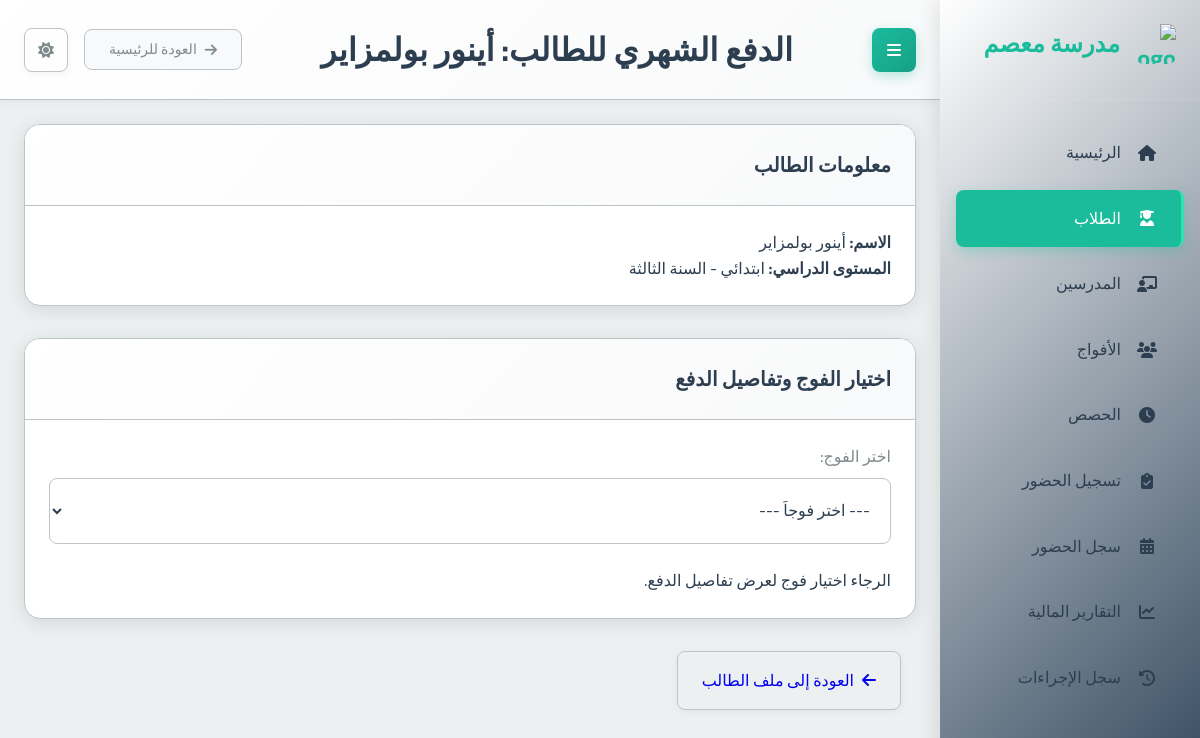
/students/23/monthly_payment/, run on the app's committed database.
### school_app/models.py (models this page shows, shortened)
class Student(models.Model):
    full_name = models.CharField(max_length=201, verbose_name="الاسم الكامل")
    phone_number = models.CharField(max_length=20, null=True, blank=True, verbose_name="رقم هاتف الطالب")
    guardian_phone = models.CharField(max_length=20, null=True, blank=True, verbose_name="رقم هاتف الولي")
    birth_day = models.IntegerField(verbose_name="يوم الميلاد")
    birth_month = models.IntegerField(verbose_name="شهر الميلاد")
    birth_year = models.IntegerField(verbose_name="سنة الميلاد")
    academic_level = models.ForeignKey(AcademicLevel, on_delete=models.PROTECT, verbose_name="المستوى الدراسي")
    registration_fee_paid = models.BooleanField(default=False, verbose_name="رسوم التسجيل مدفوعة")
    card_number = models.CharField(max_length=20, unique=True, blank=True, null=True, verbose_name="رقم البطاقة")
    prepaid_balance = models.DecimalField(max_digits=10, decimal_places=2, default=Decimal('0.00'), verbose_name="رصيد مدفوع مقدماً")
    created_at = models.DateTimeField(auto_now_add=True, verbose_name="تاريخ الإنشاء")
    class Meta:
        verbose_name = "طالب"
        verbose_name_plural = "الطلاب"

class AcademicLevel(models.Model):
    name = models.CharField(max_length=100, verbose_name="الاسم")
    category = models.CharField(max_length=50, choices=[
        ('PRIMARY', 'ابتدائي'),
        ('MIDDLE', 'متوسط'),
        ('HIGH', 'ثانوي')
    ], verbose_name="الفئة")
    class Meta:
        verbose_name = "المستوى الدراسي"
        verbose_name_plural = "المستويات الدراسية"

### school_app/views.py (the view, shortened to what this page needs)
# urls.py: path('students/<int:student_id>/monthly_payment/', views.student_monthly_payment_view, name='student_monthly_payment'),
def student_monthly_payment_view(request, student_id):
    student = get_object_or_404(Student, id=student_id)
    enrolled_groups = student.group_set.all().select_related('subject', 'teacher')
    selected_group_id = request.GET.get('group_id')
    group_details = None
    sessions_display = []
    gross_amount_due = Decimal('0.00')
    net_amount_due = Decimal('0.00')
    price_per_session = Decimal('0.00')
    attended_but_not_paid_sessions_count = 0
    prepaid_sessions_count = 0
    student_prepaid_balance = student.prepaid_balance # Explicitly for context
    page_title = f"الدفع الشهري للطالب: {student.full_name}"
    receipt_url_from_session = request.session.pop('last_payment_receipt_url', None)
    context = {
        'student': student,
        'enrolled_groups': enrolled_groups,
        'selected_group': group_details,
        'sessions_display': sessions_display,
        'gross_amount_due': gross_amount_due,
        'net_amount_due': net_amount_due,
        'price_per_session': price_per_session,
        'student_prepaid_balance': student_prepaid_balance,
        'attended_but_not_paid_sessions_count': attended_but_not_paid_sessions_count,
        'prepaid_sessions_count': prepaid_sessions_count,
        'page_title': page_title,
        'receipt_url': receipt_url_from_session,
    }
    return render(request, 'school_app/student_monthly_payment.html', context)

### templates/school_app/student_monthly_payment.html (shortened to what this page needs)
{% extends 'base.html' %}
{% block page_title %}{{ page_title }}{% endblock %}
{% block content %}
<div class="container-fluid">
    <div class="card mb-4">
        <div class="card-header">
            <h3 class="card-title">معلومات الطالب</h3>
        </div>
        <div class="card-body">
            <p><strong>الاسم:</strong> {{ student.full_name }}</p>
            <p><strong>المستوى الدراسي:</strong> {{ student.academic_level.get_category_display }} - {{ student.academic_level.name }}</p>
        </div>
    </div>
    <div class="card mb-4">
        <div class="card-header">
            <h3 class="card-title">اختيار الفوج وتفاصيل الدفع</h3>
        </div>
        <div class="card-body">
            <form method="GET" action="{% url 'student_monthly_payment' student.id %}" class="mb-3">
                <div class="form-row align-items-end">
                    <div class="col-md-8">
                        <label for="group_id_select">اختر الفوج:</label>
                        <select name="group_id" id="group_id_select" class="form-control" onchange="this.form.submit()">
                            <option value="">--- اختر فوجاً ---</option>
                        </select>
                    </div>
                </div>
            </form>
            {% if selected_group %}
                <hr>
                <h4>تفاصيل الفوج: {{ selected_group.name }}</h4>
                <p><strong>المادة:</strong> {{ selected_group.subject.name }}</p>
                <p><strong>المدرس:</strong> {{ selected_group.teacher.full_name }}</p>
                <p><strong>سعر الـ 4 حصص:</strong> {{ selected_group.price_per_4_sessions|floatformat:2 }} دج (يعني {{ price_per_session|floatformat:2 }} دج للحصة الواحدة)</p>
                <div class="my-3 p-3 bg-light border rounded">
                    <h5>الرصيد المسبق للطالب:</h5>
                    <p><strong>الرصيد الحالي (دج):</strong> <span class="badge badge-info" style="font-size: 1rem;">{{ student_prepaid_balance|floatformat:2 }} دج</span></p>
                    {% if price_per_session > 0 %}
                    <p><strong>يعادل تقريباً (حصص مسبقة الدفع):</strong> <span class="badge badge-primary" style="font-size: 1rem;">{{ prepaid_sessions_count }}</span> حصص لهذا الفوج</p>
                    {% endif %}
                </div>
                <h5 class="mt-4">حصص الطالب المعنية بالدفع أو التبرير (الأقدم أولاً إذا كانت القائمة طويلة):</h5>
                {% if sessions_display %}
                <div class="table-responsive mb-3">
                    <table class="table table-sm table-bordered">
                        <thead class="thead-light">
                            <tr>
                                <th>التاريخ والوقت</th>
                                <th>حالة الحضور</th>
                                <th>حالة الدفع</th>
                                <th>إجراءات</th>
                            </tr>
                        </thead>
                        <tbody>
                            {% for s_info in sessions_display %}
                            <tr>
                                <td>{{ s_info.date|date:"Y-m-d" }} {{ s_info.time|time:"H:i" }}</td>
                                <td>
                                    {% if s_info.status == "حاضر" %} <span class="badge badge-success">حاضر</span>
                                    {% elif s_info.status == "غائب" %} <span class="badge badge-danger">غائب</span>
                                    {% elif s_info.status == "غياب معذور" %} <span class="badge badge-warning">غياب معذور</span>
                                    {% else %} <span class="badge badge-secondary">{{ s_info.status }}</span>
                                    {% endif %}
                                </td>
                                <td>
                                    {% if s_info.is_paid %} <span class="badge badge-success">مدفوعة</span>
                                    {% else %} <span class="badge badge-danger">غير مدفوعة</span>
                                    {% endif %}
                                </td>
                                <td>
                                    {% if s_info.can_be_excused %}
                                    <form method="POST" action="{% url 'student_monthly_payment' student.id %}" class="d-inline">
                                        {% csrf_token %}
                                        <input type="hidden" name="action" value="mark_excused">
                                        <input type="hidden" name="group_id" value="{{ selected_group.id }}">
                                        <input type="hidden" name="session_id" value="{{ s_info.session_id }}">
                                        <button type="submit" class="btn btn-warning btn-sm" title="تسجيل كغياب معذور">عذر</button>
                                    </form>
                                    {% elif s_info.is_excused %}
                                    <span class="text-muted">-</span>
                                    {% endif %}
                                </td>
                            </tr>
                            {% endfor %}
                        </tbody>
                    </table>
                </div>
                {% else %}
                    <p class="text-muted">لا توجد حصص بحاجة للدفع أو التبرير لهذا الفوج حالياً بناءً على تاريخ التحاق الطالب.</p>
                {% endif %}
                <h5 class="mt-3">إجمالي المبلغ المطلوب (قبل خصم الرصيد المسبق): <span class="text-secondary font-weight-bold">{{ gross_amount_due|floatformat:2 }} دج</span></h5>
                {% if student_prepaid_balance > 0 and gross_amount_due > 0 %}
                    <p class="text-info">سيتم استخدام رصيدك المدفوع مقدماً ({{ student_prepaid_balance|floatformat:2 }} دج) لتغطية جزء من هذا المبلغ.</p>
                {% endif %}
                <h5 class="mt-1">المبلغ الصافي المستحق حالياً للدفع: <span class="text-danger font-weight-bold">{{ net_amount_due|floatformat:2 }} دج</span></h5>
                <p class="text-muted small">(المبلغ المطلوب يحسب بناءً على جميع الحصص الغير مدفوعة والتي لم يتم تسجيلها كغياب معذور للطالب في هذا الفوج منذ تاريخ التحاقه الفعلي، مع مراعاة الرصيد المدفوع مقدماً.)</p>
                <div class="card mt-4">
                    <div class="card-header bg-success text-white">
                        <h5 class="mb-0">تسديد الدفعات</h5>
                    </div>
                    <div class="card-body">
                        <form method="POST" action="{% url 'student_monthly_payment' student.id %}" class="mt-2">
                            {% csrf_token %}
                            <input type="hidden" name="action" value="process_payment">
                            <input type="hidden" name="group_id" value="{{ selected_group.id }}">
                            <div class="form-group">
                                <label for="amount_paid">المبلغ المدفوع نقداً/بالبطاقة الآن:</label>
                                <input type="number" name="amount_paid" id="amount_paid" class="form-control" step="0.01" min="0" placeholder="أدخل المبلغ المدفوع (إن وجد)" {% if net_amount_due == 0 %}value="0"{% endif %} required>
                                {% if net_amount_due == 0 and student.prepaid_balance >= gross_amount_due and gross_amount_due > 0 %}
                                    <small class="form-text text-success">الرصيد المدفوع مقدماً يغطي كامل المبلغ المطلوب لهذه المجموعة. يمكنك ترك المبلغ المدفوع 0 إذا كنت لا ترغب في إضافة المزيد إلى الرصيد المسبق.</small>
                                {% elif net_amount_due == 0 and gross_amount_due == 0 %}
                                    <small class="form-text text-info">لا توجد مبالغ مستحقة حالياً لهذا الفوج.</small>
                                {% endif %}
                            </div>
                            <button type="submit" class="btn btn-success">
                                <i class="fas fa-dollar-sign"></i> دفع وتحديث الرصيد
                            </button>
                        </form>
                    </div>
                </div>
                <div class="card mt-4">
                    <div class="card-header bg-warning">
                        <h5 class="mb-0">تخفيض الرصيد المسبق يدوياً</h5>
                    </div>
                    <div class="card-body">
                        <p class="small text-muted">استخدم هذا الخيار إذا أردت خصم عدد معين من الحصص من الرصيد المسبق للطالب لهذا الفوج (مثلاً، إذا تم الاتفاق على استخدام الرصيد المسبق لحصص لم تسجل إلكترونياً).</p>
                        <form method="POST" action="{% url 'student_monthly_payment' student.id %}">
                            {% csrf_token %}
                            <input type="hidden" name="action" value="reduce_prepaid_balance">
                            <input type="hidden" name="group_id" value="{{ selected_group.id }}">
                            <div class="form-group">
                                <label for="sessions_to_reduce_count">عدد الحصص لتخفيضها من الرصيد المسبق:</label>
                                <input type="number" name="sessions_to_reduce_count" id="sessions_to_reduce_count" class="form-control" min="1" required>
                            </div>
                             <p class="small">سيتم خصم مبلغ يعادل قيمة هذه الحصص من الرصيد المسبق للطالب لهذا الفوج.</p>
                            <button type="submit" class="btn btn-warning">
                                <i class="fas fa-minus-circle"></i> تخفيض الرصيد
                            </button>
                        </form>
                    </div>
                </div>
            {% else %}
                {% if request.GET.group_id %}
                    <p class="text-danger">الفوج المحدد غير موجود أو الطالب غير مسجل فيه.</p>
                {% else %}
                    <p class="text-info">الرجاء اختيار فوج لعرض تفاصيل الدفع.</p>
                {% endif %}
            {% endif %}
        </div>
    </div>
    <div class="mt-3">
      <a href="{% url 'student_detail' student.id %}" class="btn btn-secondary">
        <i class="fas fa-arrow-left"></i> العودة إلى ملف الطالب
      </a>
    </div>
</div>
{% endblock %}

### static/css/main.css (style rules this page uses)
:root { --primary-color: #2c3e50; --primary-light: #34495e; --primary-darker: #1a252f; --accent-color: #1abc9c; --accent-light: #2fe2b3; --accent-dark: #16a085; --text-color: #2c3e50; --text-secondary: #7f8c8d; --text-on-primary: #ffffff; --text-on-accent: #ffffff; --text-nav: #2c3e50; --background-color: #ecf0f1; --card-background: #ffffff; --input-background: #ffffff; --border-color: #bdc3c7; --input-border-color: #bdc3c7; --success-color: #2ecc71; --warning-color: #f39c12; --error-color: #e74c3c; --info-color: #1E90FF; --table-header-background: #e9ecef; --table-row-hover-background: #f8f9fa; --box-shadow-color: rgba(0, 0, 0, 0.1); --box-shadow-color-hover: rgba(0, 0, 0, 0.15); --box-shadow-soft-color: rgba(0, 0, 0, 0.05); --subtle-background: #f8f9fa; --spacing-xs: 8px; --spacing-sm: 16px; --spacing-md: 24px; --spacing-lg: 32px; --spacing-xl: 48px; --font-family: 'Cairo', sans-serif; --font-size-xs: 12px; --font-size-sm: 14px; --font-size-md: 16px; --font-size-lg: 20px; --font-size-xl: 24px; --font-size-xxl: 32px; --border-radius-sm: 4px; --border-radius-md: 8px; --border-radius-lg: 16px; --transition-fast: 0.2s ease; --transition-normal: 0.3s ease; --transition-slow: 0.5s ease; --sidebar-width: 260px; }
* { margin: 0; padding: 0; box-sizing: border-box; direction: rtl; }
html { direction: rtl; font-size: 16px; }
body { font-family: var(--font-family); background-color: var(--background-color); color: var(--text-color); line-height: 1.6; transition: background-color var(--transition-normal), color var(--transition-normal); overflow-x: hidden; }
.btn-secondary { border: 1px solid var(--input-border-color) !important; margin: 0 15px; }
.card { background-color: var(--card-background); border-radius: var(--border-radius-lg); box-shadow: 0 4px 20px var(--box-shadow-color); margin-bottom: var(--spacing-md); overflow: hidden; transition: all var(--transition-normal); border: 1px solid var(--border-color); }
.card-header { padding: var(--spacing-md); border-bottom: 1px solid var(--border-color); background: linear-gradient(135deg, var(--card-background) 0%, var(--subtle-background) 100%); }
.card-title { font-size: var(--font-size-lg); font-weight: 600; margin: 0; color: var(--text-color); }
.card-body { padding: var(--spacing-md); color: var(--text-color); }
.btn { font-family: var(--font-family); padding: var(--spacing-sm) var(--spacing-md); border: none; border-radius: var(--border-radius-md); cursor: pointer; font-size: var(--font-size-md); font-weight: 500; text-decoration: none; display: inline-flex; align-items: center; gap: var(--spacing-xs); transition: all var(--transition-fast); box-shadow: 0 2px 8px var(--box-shadow-soft-color); }
label { display: block; margin-bottom: var(--spacing-xs); font-weight: 500; color: var(--text-secondary); }
input, select, textarea { font-family: var(--font-family); width: 100%; padding: var(--spacing-sm); border: 1px solid var(--input-border-color); border-radius: var(--border-radius-md); background-color: var(--input-background); color: var(--text-color); font-size: var(--font-size-md); transition: all var(--transition-fast); }
.mb-3 { margin-bottom: var(--spacing-md); }
.mb-4 { margin-bottom: var(--spacing-lg); }
.mt-3 { margin-top: var(--spacing-md); }

### data on the page
Student: full_name "أينور بولمزاير", academic_level.category "ابتدائي", academic_level.name "السنة الثالثة"

### other printed values
{{ page_title }} "الدفع الشهري للطالب: أينور بولمزاير"
